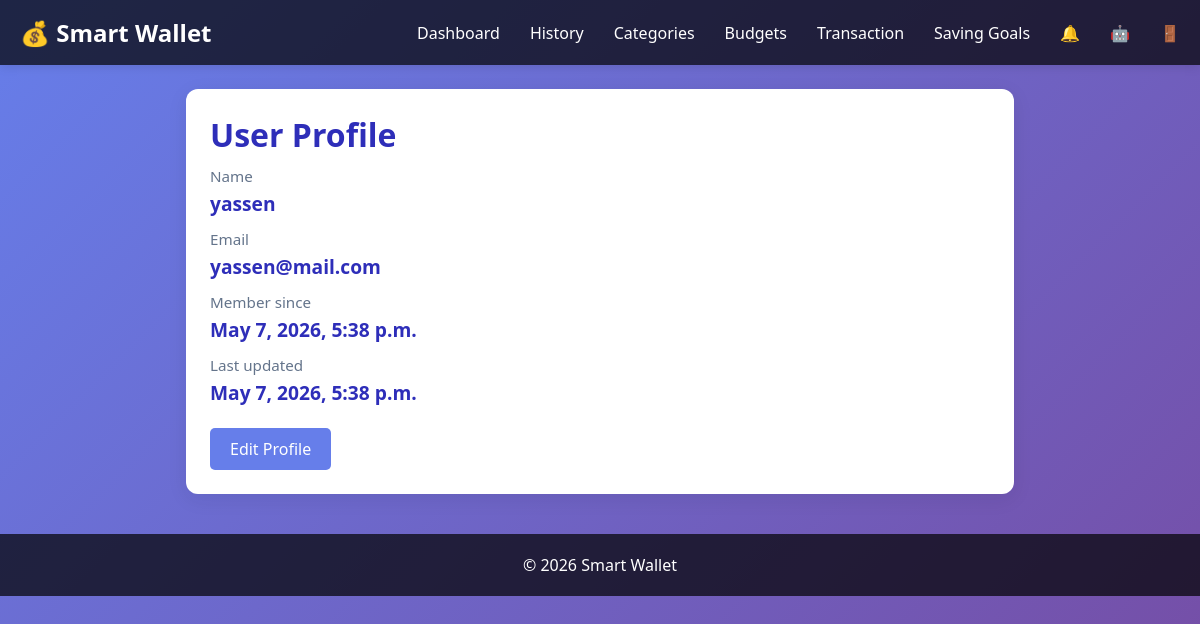
The app's page /user/profile/ (signed in) with its own data.
### user/models.py (models this page shows, shortened)
class WalletUser(AbstractUser):
    email = models.EmailField(unique=True)

### user/views.py (the view)
# urls.py: path('profile/', views.view_profile, name='profile'),
@login_required
def view_profile(request):
    user = _get_current_user(request)
    if not user:
        return redirect('login')
    user.created_at = user.date_joined
    user.updated_at = user.date_joined
    return render(request, 'profile.html', {'user': user})

### user/views.py (called while the page is built)
def _get_current_user(request):
    user = request.user if request.user.is_authenticated else None
    if not user:
        user_id = request.session.get('user_id')
        if user_id:
            user = User.objects.filter(id=user_id).first()
    if user and not user.first_name:
        user.first_name = user.username
    return user

### templates/profile.html (shortened to what this page needs)
<!DOCTYPE html>
{% load static %}
<html lang="en">
<head>
    <link rel="stylesheet" href="{% static 'css/style.css' %}">
</head>
<body id="user-home-body">
<header id="user-home-header">
       <nav id="user-home-nav">
            <div class="logo">💰 Smart Wallet</div>
            <ul class="nav-links">
                <li><a href="{% url 'home' %}">Dashboard</a></li>
                <li><a href="{% url 'transactions' %}">History</a></li>
                <li><a href="{% url 'categories' %}">Categories</a></li>
                <li><a href="{% url 'budget' %}">Budgets</a></li>
                <li><a href="{% url 'add_transaction' %}">Transaction</a></li>
                <li><a href="{% url 'saving_goals' %}">Saving Goals</a></li>
                <li><a title="Notifications" href="{% url 'notifications' %}">🔔  </a></li>
                <li><a title="AI advisor" href="{% url 'advisor' %}">🤖 </a></li>
                <li><a title="logout" href="{% url 'logout' %}" >🚪</a></li>
            </ul>
        </nav>
    </header>
<div class="container" id="profile-container">
    <div class="card" id="profile-card">
        <h1 style="margin-bottom: 10px; color: rgb(46, 46, 185);">User Profile</h1>
        <p class="profile-label">Name</p>
        <p class="profile-value" style="color: rgb(46, 46, 185);">{{ user.first_name }}</p>
        <p class="profile-label">Email</p>
        <p class="profile-value" style="color: rgb(46, 46, 185);">{{ user.email }}</p>
        <p class="profile-label" >Member since</p>
        <p class="profile-value" style="color: rgb(46, 46, 185);">{{ user.created_at|date:"F j, Y, g:i a" }}</p>
        <p class="profile-label">Last updated</p>
        <p class="profile-value" style="color: rgb(46, 46, 185);">{{ user.updated_at|date:"F j, Y, g:i a" }}</p>
        <a href="#" class="btn-edit " id="editProfileBtn">Edit Profile</a>
    </div>
</div>
<footer>
    <p>&copy; 2026 Smart Wallet</p>
</footer>
</body>
</html>

### static/css/style.css (style rules this page uses)
* { margin: 0; padding: 0; box-sizing: border-box; }
#user-home-body { font-family: 'Segoe UI', Tahoma, Geneva, Verdana, sans-serif; background: linear-gradient(135deg, #667eea 0%, #764ba2 100%); min-height: 100vh; color: #333; }
#user-home-header { background-color: rgba(0, 0, 0, 0.7); padding: 1rem 0; box-shadow: 0 2px 10px rgba(0, 0, 0, 0.1); }
#user-home-nav { max-width: 1200px; margin: 0 auto; padding: 0 20px; display: flex; justify-content: space-between; align-items: center; }
.logo { font-size: 24px; font-weight: bold; color: #fff; }
.nav-links { display: flex; gap: 30px; list-style: none; }
.nav-links a { color: #fff; text-decoration: none; transition: color 0.3s; }
.container { max-width: 1200px; margin: 0 auto; padding: 40px 20px; }
.card { background: white; border-radius: 15px; padding: 25px; box-shadow: 0 5px 20px rgba(0, 0, 0, 0.1); transition: transform 0.3s, box-shadow 0.3s; }
footer { background-color: rgba(0, 0, 0, 0.7); color: #fff; text-align: center; padding: 20px; margin-top: 40px; }
#profile-container { max-width: 860px; margin: 24px auto; padding: 0 16px; }
#profile-card { background: white; border-radius: 12px; box-shadow: 0 5px 20px rgba(15, 23, 42, 0.08); padding: 24px; margin-bottom: 16px; }
.profile-label { color: #64748b; font-size: 0.95rem; margin-bottom: 4px; }
.profile-value { font-size: 1.2rem; font-weight: 600; margin-bottom: 12px; }
.btn-edit { background: #4f46e5; color: #fff; text-decoration: none; border: 0; border-radius: 8px; padding: 10px 14px; }

### templates/profile.html (style rules this page uses)
.btn-edit { display: inline-block; margin-top: 10px; padding: 10px 20px; background-color: #667eea; color: white; text-decoration: none; border-radius: 5px; }

### records on screen
WalletUser: first_name "yassen", email "yassen@mail.com", created_at "May 7, 2026, 5:38 p.m.", updated_at "May 7, 2026, 5:38 p.m."
